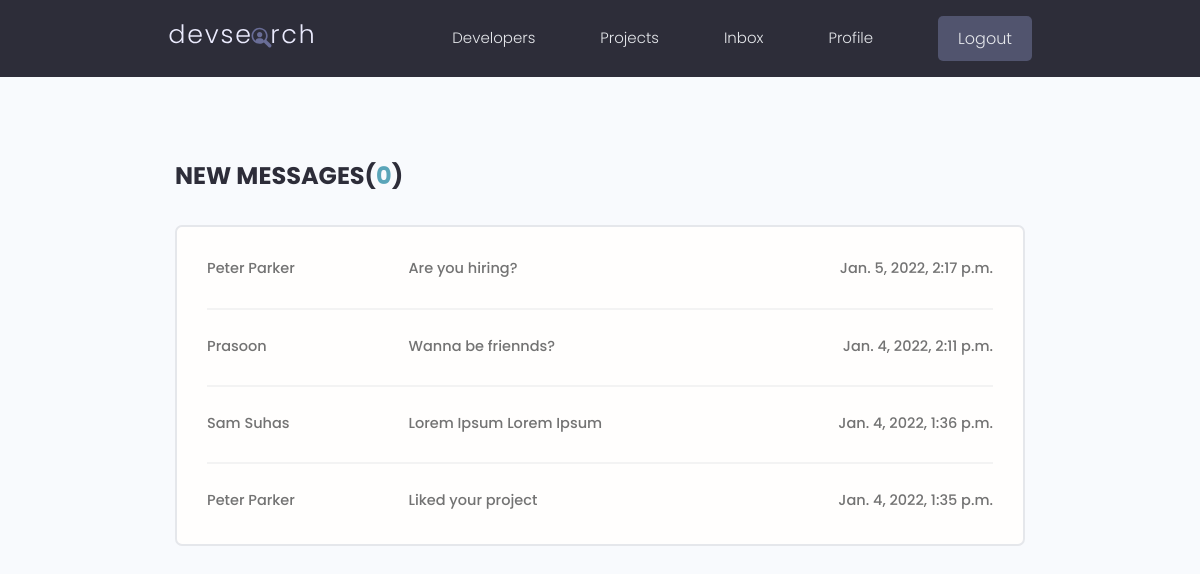
The page /inbox/ (signed in) on the database its author committed.
### users/models.py (models this page shows, shortened)
class Message(models.Model):
    sender = models.ForeignKey(Profile, on_delete=models.SET_NULL, null=True, blank=True)
    recipient = models.ForeignKey(Profile, on_delete=models.SET_NULL, null=True, blank=True, related_name="messages")
    name = models.CharField(max_length=200, blank=True, null=True)
    email = models.EmailField(max_length=500, blank=True, null=True)
    subject = models.CharField(max_length=200, blank=True, null=True)
    body = models.TextField()
    is_read = models.BooleanField(default=False, null=True)
    created = models.DateTimeField(auto_now_add=True)
    id = models.UUIDField(default=uuid.uuid4, unique=True, primary_key=True, editable=False)
    class Meta:
        ordering = ['is_read', '-created']

### users/views.py (the view)
# urls.py: path('inbox/', views.inbox, name="user-inbox"),
@login_required(login_url="login")
def inbox(request):
    profile = request.user.profile
    messageRequests = profile.messages.all()
    unreadCount = messageRequests.filter(is_read=False).count()
    context = {'messageRequests': messageRequests, 'unreadCount': unreadCount}
    return render(request, 'users/inbox.html', context)

### users/templates/users/inbox.html
{% extends 'main.html' %}
{% block content %}
  <main class="inbox my-xl">
    <div class="content-box">
      <h3 class="inbox__title">New Messages(<span>{{unreadCount}}</span>)</h3>
      <ul class="messages">
        {% for message in messageRequests %}
        {% if message.is_read == False %}
        <li class="message message--unread">
          <a href="{% url 'message' message.id %}">
            <span class="message__author">{{message.name}}</span>
            <span class="message__subject">{{message.subject}}</span>
            <span class="message__date">{{message.created}}</span>
          </a>
        </li>
        {% else %}
        <li class="message">
          <a href="{% url 'message' message.id %}">
            <span class="message__author">{{message.name}}</span>
            <span class="message__subject">{{message.subject}}</span>
            <span class="message__date">{{message.created}}</span>
          </a>
        </li>
        {% endif %}
        {% endfor %}
      </ul>
    </div>
  </main>
  {% endblock content %}

### static/styles/app.css (style rules this page uses)
:root { --color-sub: #2d2d39; }
.content-box { width: 95%; max-width: 85rem; margin: 0 auto; }
.inbox { height: 90vh; }
.inbox__title, .inbox__title span { font-size: 2.4rem; font-weight: 700; color: var(--color-sub); text-transform: uppercase; text-align: left; margin-bottom: 3rem; }
.inbox__title span { color: var(--color-main); }
.messages { list-style: none; background: var(--color-white); padding: 0.5rem 3rem; border: 2px solid var(--color-light); border-radius: 0.7rem; }
.message { padding: 2.5rem 0; }
.message > a span { font-size: 1.45rem; font-weight: 500; }
.message:not(:last-child) { border-bottom: 2px solid var(--color-white-light); }
.message > a { display: flex; gap: 1rem; }
.message__author, .message__date { flex-basis: 25%; }
.message__subject { flex-basis: 50%; }
.message__date { text-align: right; }

### static/uikit/styles/modules/_variables.css (style rules this page uses)
:root { --color-main: #5aa5b9; --color-main-light: #e6faff; --color-sub: #3f4156; --color-sub-light: #51546e; --color-sub-lighter: #ededfd; --color-text: #737373; --color-gray: #8b8b8b; --color-light: #e5e7eb; --color-light-gray: #767676; --color-bg: #f8fafd; --color-white: #fffefd; --color-white-light: #f3f3f3; --color-success: #359e64; --color-success-bg: #def8e8; --color-error: #fc4b0b; --color-error-bg: #fff2ee; --font-base: 'Poppins', arial, helvetica, 'Segoe UI', roboto, ubuntu, sans-serif; --font-monospace: 'Fira Code', 'Courier New', courier, monospace; --font-regular: 300; --font-medium: 500; --font-bold: 700; --generic-shadow: 1px 1px 5px #00000010; --generic-transition: all 0.3s ease-in-out; }

### static/uikit/styles/modules/_base.css (style rules this page uses)
* { margin: 0; padding: 0; box-sizing: border-box; text-rendering: optimizeLegibility; color: inherit; font-size: inherit; }
html { font-size: 50%; }
@media only screen and (min-width: 480px) { html { font-size: 56.25%; } }
@media only screen and (min-width: 1200px) { html { font-size: 62.5%; } }
body { line-height: 1.6; font-weight: 400; font-size: 1.5rem; color: var(--color-text); background-color: var(--color-bg); min-height: 100vh; }

### static/uikit/styles/modules/_typography.css (style rules this page uses)
* { font-family: var(--font-base); }
h3 { font-size: 3.2rem; font-weight: var(--font-medium); }
p, span, strong { font-size: 1.6rem; color: var(--color-text); font-weight: var(--font-regular); }
a { padding-bottom: 2px; text-decoration: none; display: inline-block; color: var(--color-main); font-weight: var(--font-medium); }

### static/uikit/styles/modules/_utilities.css (style rules this page uses)
.my-xl { margin: 8rem auto; }

### rows shown on the page
Message: name "Peter Parker", subject "Are you hiring?", created "Jan. 5, 2022, 2:17 p.m."
Message: name "Prasoon", subject "Wanna be friennds?", created "Jan. 4, 2022, 2:11 p.m."
Message: name "Sam Suhas", subject "Lorem Ipsum Lorem Ipsum", created "Jan. 4, 2022, 1:36 p.m."
Message: name "Peter Parker", subject "Liked your project", created "Jan. 4, 2022, 1:35 p.m."

### other values the page prints
{{ unreadCount }} "0"
